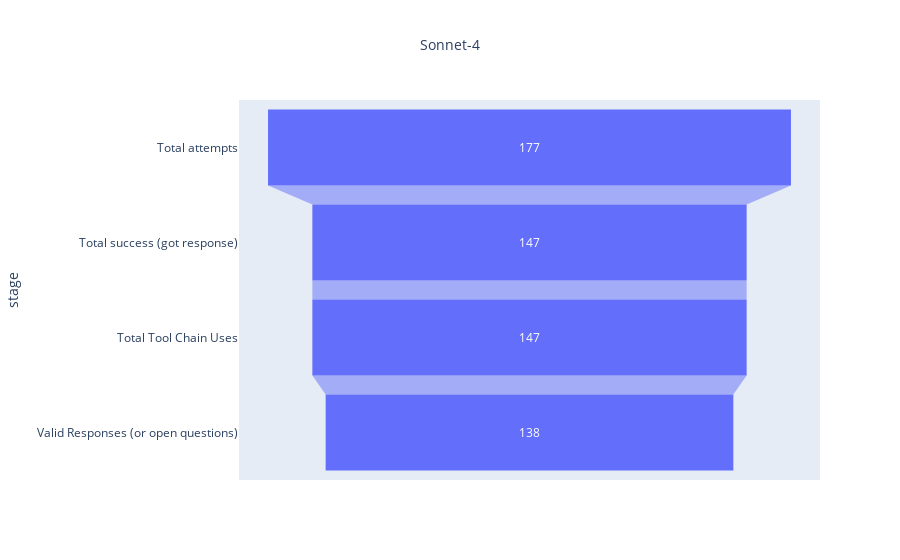

Notebook code for this chart:
### Code cell
data = dict(
    number=[total_attempts, total_suscesses, total_tool_chains, not_invalid],
    stage=["Total attempts", "Total success (got response)", "Total Tool Chain Uses", "Valid Responses (or open questions)"])

# color_discrete_map={
#         "Total attempts": "#636EFA",
#         "Total success (got response)": "#00CC96",
#         "Total Tool Chain Uses": "#AB63FA",
#         "Valid Responses (or open questions)": "#FFA15A"
#     }

fig = px.funnel(data, x='number', y='stage', title="Sonnet-4", 
                #color="stage", 
                #color_discrete_map=color_discrete_map
                )
fig.update_layout(title_font_size=14, title_x=0.5)  # optional tweaks
fig.show()

### Figure 1 — Plotly figure (JSON) as saved in the notebook; plotly's stock layout.template omitted (floating-point values rounded to 4 significant figures)
{"data": [{"hovertemplate": "number=%{x}<br>stage=%{y}<extra></extra>", "legendgroup": "", "marker": {"color": "#636efa"}, "name": "", "orientation": "h", "showlegend": false, "type": "funnel", "x": [177, 147, 147, 138], "xaxis": "x", "y": ["Total attempts", "Total success (got response)", "Total Tool Chain Uses", "Valid Responses (or open questions)"], "yaxis": "y"}], "layout": {"legend": {"tracegroupgap": 0}, "title": {"font": {"size": 14}, "text": "Sonnet-4", "x": 0.5}, "xaxis": {"anchor": "y", "domain": [0, 1], "title": {"text": "number"}}, "yaxis": {"anchor": "x", "domain": [0, 1], "title": {"text": "stage"}}}}
